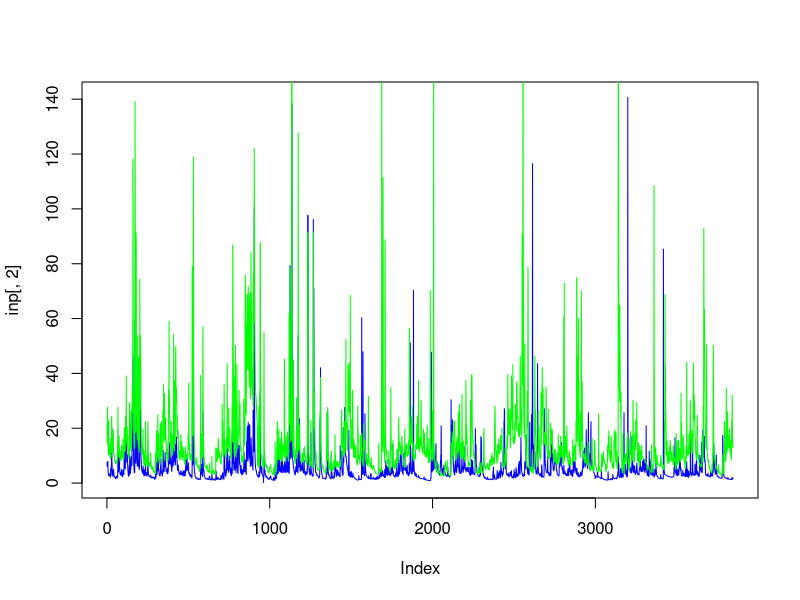
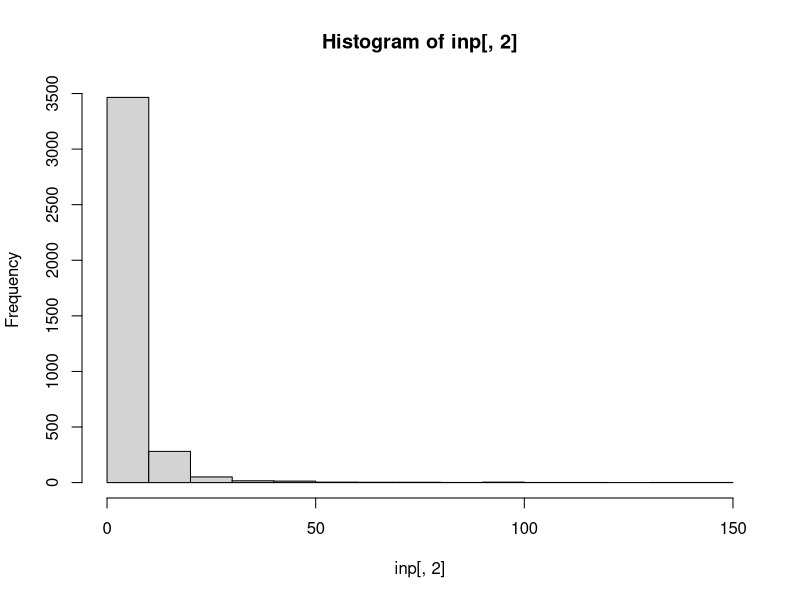
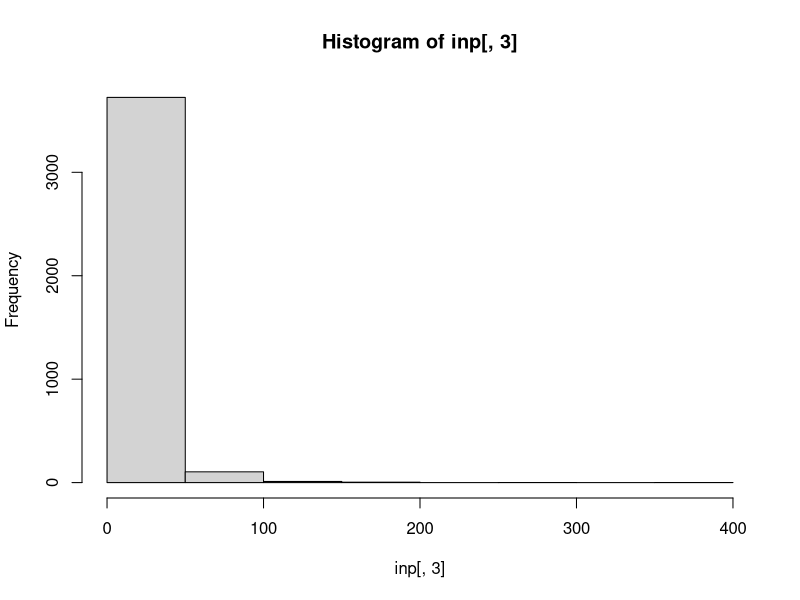
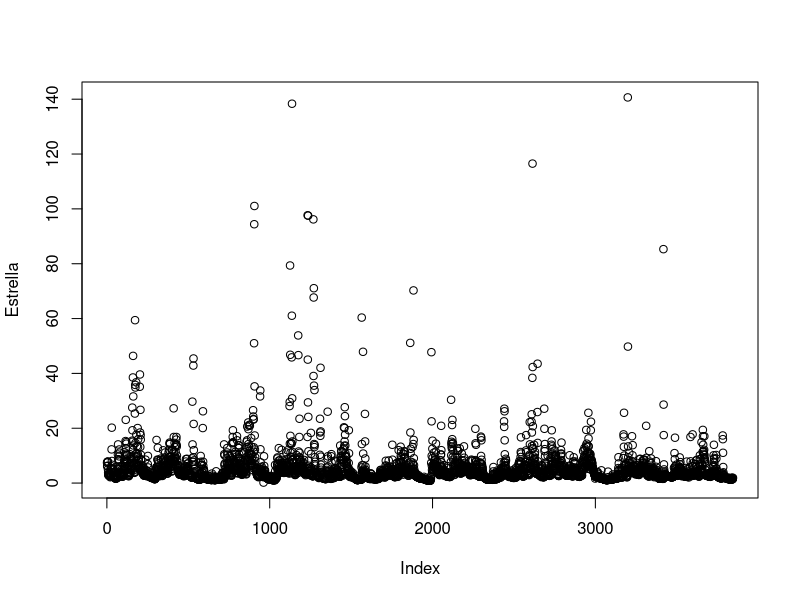
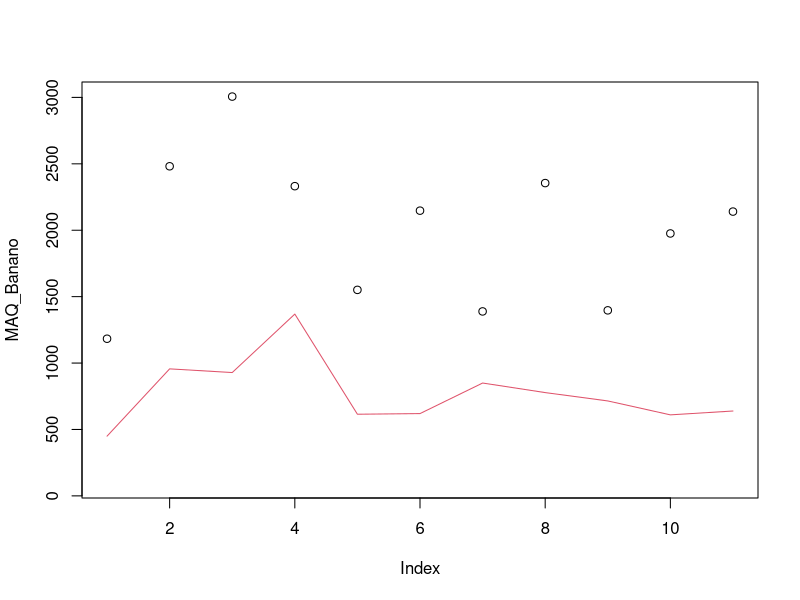
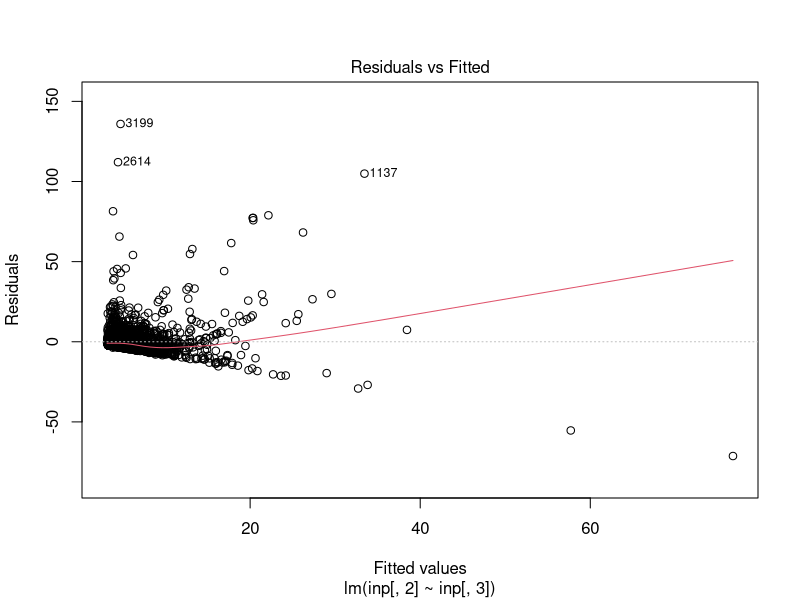
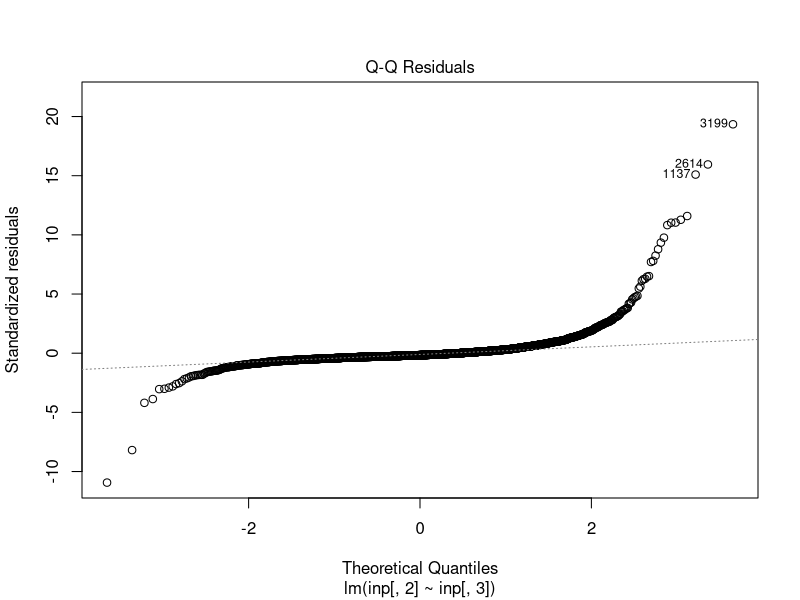
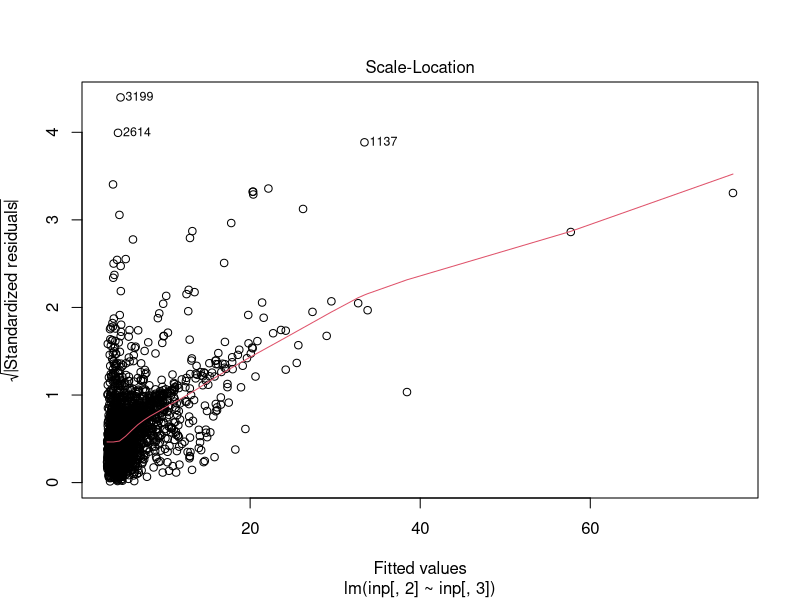

These charts were generated, in order, by the following R code:
#datos hidrologicos ejercicio explorativo 

inp <- read.csv("FDC.csv", na.strings = "")

inp <- read.csv("FDC.csv")

head(inp)
dim(inp)

inp[!complete.cases(inp),]

#newinp <- na.omit

plot(inp[,2], type = "l", col="blue")
lines(inp[,3], col="green")

summary(inp[,2:3])
hist(inp[,2])
hist(inp[,3])

names(inp) <- c("fecha", "Estrella", "Banano")
attach(inp)
plot(Estrella)

tempdate <- strptime(inp[,1], format= "%d/%m/%Y")

MAQ_Estrella <- tapply(Estrella, format(tempdate, format= "%Y"), FUN=sum)
MAQ_Banano <- tapply(Banano, format(tempdate, format= "%Y"), FUN=sum)

write.csv(rbind(MAQ_Estrella, MAQ_Banano), file="MAQ.csv")

plot(MAQ_Banano, ylim=c(100,3000))
lines(MAQ_Estrella, col=2)

MMQ_Estrella <- tapply(Estrella, format(tempdate, format= "%m"), FUN=sum)
MMQ_Banano <- tapply(Banano, format(tempdate, format= "%m"), FUN=sum)

#Analisis de correlacion

corinp <- cor (inp[,2:3] , method= "spearman")

inp.lm <- lm(inp[,2] ~ inp[,3], data=inp)
summary(inp.lm)

plot(inp.lm)




plot(inp[,2], type = "l", col="blue", xlab = 'fechas', ylab = 'volumeno de agua x tiempo')
lines(inp[,3], col="green")

hist(inp[,2], col="green",main= 'Rio Estrella', xlab= 'clase', ylab = 'R.Estrella')
hist(inp[,3], col="blue",main= 'Rio Banano', xlab= 'clase', ylab = 'R.Banano')